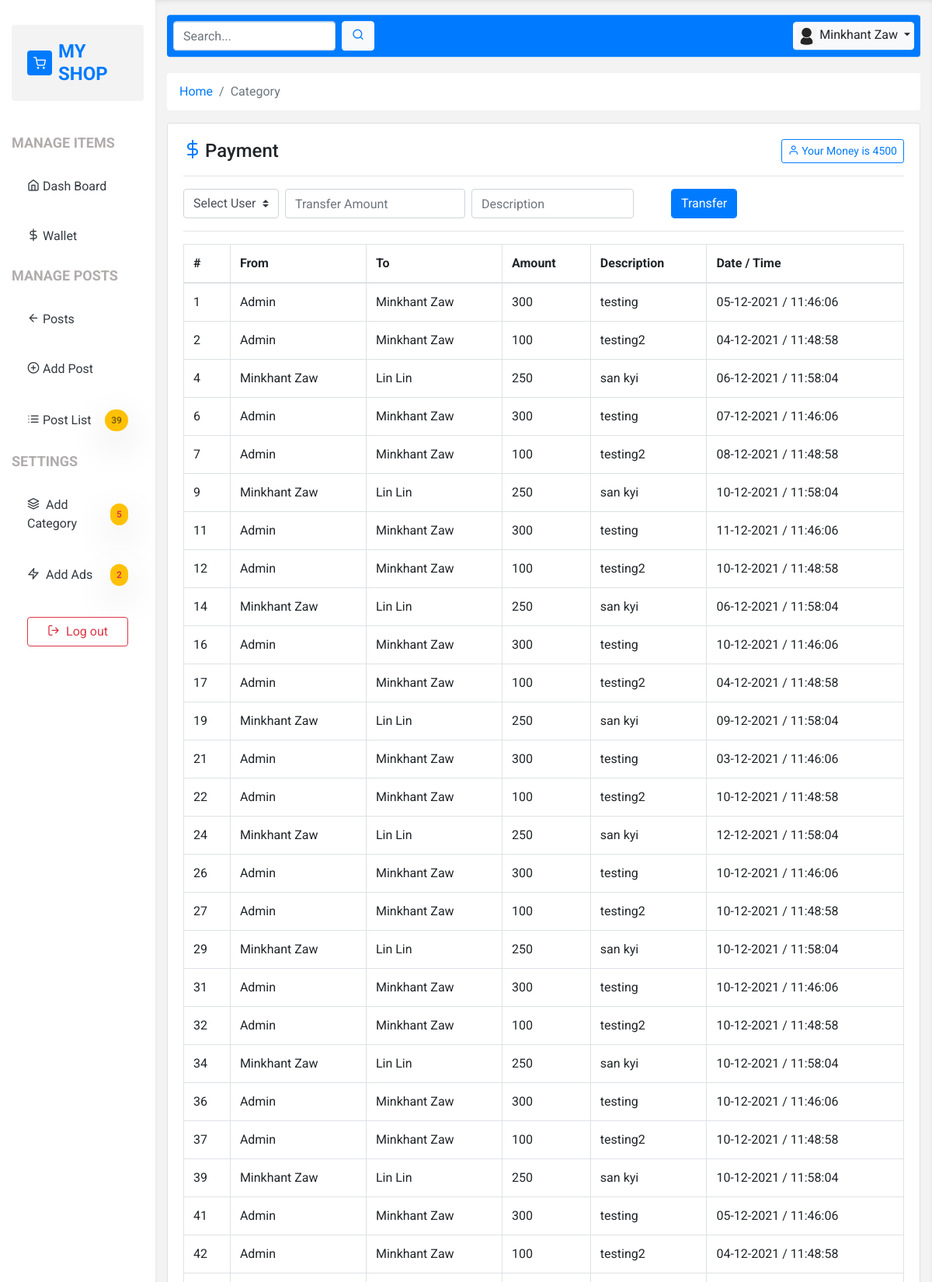
Screenshot of /wallet.php (signed in, upper part) with the database file from the repository.
### tables this page shows
CREATE TABLE `users` (
  `id` int(11) NOT NULL,
  `name` varchar(50) NOT NULL,
  `email` varchar(50) NOT NULL,
  `password` varchar(255) NOT NULL,
  `role` enum('0','1','2') NOT NULL DEFAULT '2',
  `photo` varchar(255) NOT NULL DEFAULT 'default.png',
  `money` bigint(20) NOT NULL DEFAULT 0,
  `created_at` timestamp NOT NULL DEFAULT current_timestamp()
);

CREATE TABLE `transition` (
  `id` int(11) NOT NULL,
  `from_user` int(11) NOT NULL,
  `to_user` int(11) NOT NULL,
  `amount` double NOT NULL,
  `description` varchar(255) NOT NULL,
  `created_at` timestamp NOT NULL DEFAULT current_timestamp()
);

### core/base.php (called while the page is built, shortened)
<?php
function con() {
    return mysqli_connect("localhost", "root", "", "blog");
}
$url = "http://{$_SERVER['HTTP_HOST']}/wd_6/5_sample_blog";

### core/functions.php (called while the page is built, shortened)
<?php
function fetch($sql) {
    $query = mysqli_query(con(),$sql);
    $row = mysqli_fetch_assoc($query);
    return $row;
}
function fetchAll($sql) {
    $query = mysqli_query(con(),$sql);
    $rows = [];
    while ($row = mysqli_fetch_assoc($query)) {
        array_push($rows,$row);
    }
    return $rows;
}
function user($id){
    $sql = "SELECT * FROM users WHERE id=$id";
    return fetch($sql);
}
    function transitions() {
        $userId = $_SESSION['user']['id'];
        if ($_SESSION['user']['role'] == 0){
            $sql = "SELECT * FROM transition";
        } else {
            $sql = "SELECT * FROM transition WHERE from_user=$userId OR to_user=$userId";
        }
        return fetchAll($sql);
    }

### wallet.php (the view, shortened to what this page needs)
<?php include "template/header.php"?>
<div class="row">
    <div class="col-12">
        <nav aria-label="breadcrumb mb-4">
            <ol class="breadcrumb bg-white">
                <li class="breadcrumb-item"><a href="<?php echo $url; ?>/dashboard.php">Home</a></li>
                <li class="breadcrumb-item active" aria-current="page">Category</li>
            </ol>
        </nav>
    </div>
</div>
<div class="row">
    <div class="col-12">
        <div class="card mb-4">
            <div class="card-body">
                <div class="row">
                    <div class="col-12">
                        <div class="d-flex justify-content-between align-items-center">
                            <h4 class="mb-0">
                                <i class="feather-dollar-sign text-primary mr-1"></i>Payment
                            </h4>
                            <div class="">
                                <a class="btn btn-sm btn-outline-primary" href="#">
                                    <i class="feather-user"></i> Your Money is <?php echo user($_SESSION['user']['id'])['money'] ?>
                                </a>
                            </div>
                        </div>
                    </div>
                </div>
                <hr>
                <form method="post">
                    <div class="form-inline">
                        <select name="to_user" id="" class="custom-select mr-2" required>
                            <option value="0" class="selected disabled">Select User</option>
                        </select>
                        <input type="number" class="form-control mr-2 w-25" name="amount" min="100" max="<?php echo user($_SESSION['user']['id'])['money'] ?>" placeholder="Transfer Amount" required>
                        <input type="text" class="form-control mr-5" name="description" placeholder="Description" required>
                        <button class="btn form-control btn-primary" name="payNow">Transfer</button>
                    </div>
                </form>
                <hr>
                <table class="table table-hover table-bordered">
                    <thead>
                        <tr>
                            <th>#</th>
                            <th>From</th>
                            <th>To</th>
                            <th>Amount</th>
                            <th>Description</th>
                            <th>Date / Time</th>
                        </tr>
                    </thead>
                    <tbody>
                        <?php foreach(transitions() as $t){ ?>
                            <tr>
                                <td><?php echo $t['id'];?></td>
                                <td><?php echo user($t['from_user'])['name'];?></td>
                                <td><?php echo user($t['to_user'])['name'];?></td>
                                <td><?php echo $t['amount'];?></td>
                                <td><?php echo $t['description'];?></td>
                                <td><?php echo date("d-m-Y / h:i:s",strtotime($t['created_at']));?></td>
                            </tr>
                        <?php } ?>
                    </tbody>
                </table>
            </div>
        </div>
    </div>
</div>
<?php include "template/footer.php"; ?>

### assets/css/style.css (style rules this page uses)
* { font-family: 'Roboto', sans-serif; }
:root { --primary-soft: #f3f3f3; }
table tr td { vertical-align: middle !important; }

### rows the page displays
users: money "4500"
transition: id "1", from_user.name "Admin", to_user.name "Minkhant Zaw", amount "300", description "testing", created_at "05-12-2021 / 11:46:06"
transition: id "2", from_user.name "Admin", to_user.name "Minkhant Zaw", amount "100", description "testing2", created_at "04-12-2021 / 11:48:58"
transition: id "4", from_user.name "Minkhant Zaw", to_user.name "Lin Lin", amount "250", description "san kyi", created_at "06-12-2021 / 11:58:04"
transition: id "6", from_user.name "Admin", to_user.name "Minkhant Zaw", amount "300", description "testing", created_at "07-12-2021 / 11:46:06"
transition: id "7", from_user.name "Admin", to_user.name "Minkhant Zaw", amount "100", description "testing2", created_at "08-12-2021 / 11:48:58"
transition: id "9", from_user.name "Minkhant Zaw", to_user.name "Lin Lin", amount "250", description "san kyi", created_at "10-12-2021 / 11:58:04"
transition: id "11", from_user.name "Admin", to_user.name "Minkhant Zaw", amount "300", description "testing", created_at "11-12-2021 / 11:46:06"
transition: id "12", from_user.name "Admin", to_user.name "Minkhant Zaw", amount "100", description "testing2", created_at "10-12-2021 / 11:48:58"
transition: id "14", from_user.name "Minkhant Zaw", to_user.name "Lin Lin", amount "250", description "san kyi", created_at "06-12-2021 / 11:58:04"
transition: id "16", from_user.name "Admin", to_user.name "Minkhant Zaw", amount "300", description "testing", created_at "10-12-2021 / 11:46:06"
transition: id "17", from_user.name "Admin", to_user.name "Minkhant Zaw", amount "100", description "testing2", created_at "04-12-2021 / 11:48:58"
transition: id "19", from_user.name "Minkhant Zaw", to_user.name "Lin Lin", amount "250", description "san kyi", created_at "09-12-2021 / 11:58:04"
transition: id "21", from_user.name "Admin", to_user.name "Minkhant Zaw", amount "300", description "testing", created_at "03-12-2021 / 11:46:06"
transition: id "22", from_user.name "Admin", to_user.name "Minkhant Zaw", amount "100", description "testing2", created_at "10-12-2021 / 11:48:58"
transition: id "24", from_user.name "Minkhant Zaw", to_user.name "Lin Lin", amount "250", description "san kyi", created_at "12-12-2021 / 11:58:04"
transition: id "26", from_user.name "Admin", to_user.name "Minkhant Zaw", amount "300", description "testing", created_at "10-12-2021 / 11:46:06"
transition: id "27", from_user.name "Admin", to_user.name "Minkhant Zaw", amount "100", description "testing2", created_at "10-12-2021 / 11:48:58"
transition: id "29", from_user.name "Minkhant Zaw", to_user.name "Lin Lin", amount "250", description "san kyi", created_at "10-12-2021 / 11:58:04"
transition: id "31", from_user.name "Admin", to_user.name "Minkhant Zaw", amount "300", description "testing", created_at "10-12-2021 / 11:46:06"
transition: id "32", from_user.name "Admin", to_user.name "Minkhant Zaw", amount "100", description "testing2", created_at "10-12-2021 / 11:48:58"
transition: id "34", from_user.name "Minkhant Zaw", to_user.name "Lin Lin", amount "250", description "san kyi", created_at "10-12-2021 / 11:58:04"
transition: id "36", from_user.name "Admin", to_user.name "Minkhant Zaw", amount "300", description "testing", created_at "10-12-2021 / 11:46:06"
transition: id "37", from_user.name "Admin", to_user.name "Minkhant Zaw", amount "100", description "testing2", created_at "10-12-2021 / 11:48:58"
transition: id "39", from_user.name "Minkhant Zaw", to_user.name "Lin Lin", amount "250", description "san kyi", created_at "10-12-2021 / 11:58:04"
transition: id "41", from_user.name "Admin", to_user.name "Minkhant Zaw", amount "300", description "testing", created_at "05-12-2021 / 11:46:06"
transition: id "42", from_user.name "Admin", to_user.name "Minkhant Zaw", amount "100", description "testing2", created_at "04-12-2021 / 11:48:58"

### other values shown
countTotal("posts")['COUNT(id)'] "39"
countTotal("categories")['COUNT(id)'] "5"
countTotal("ads")['COUNT(id)'] "2"
$_SESSION['user']['name'] "Minkhant Zaw"
